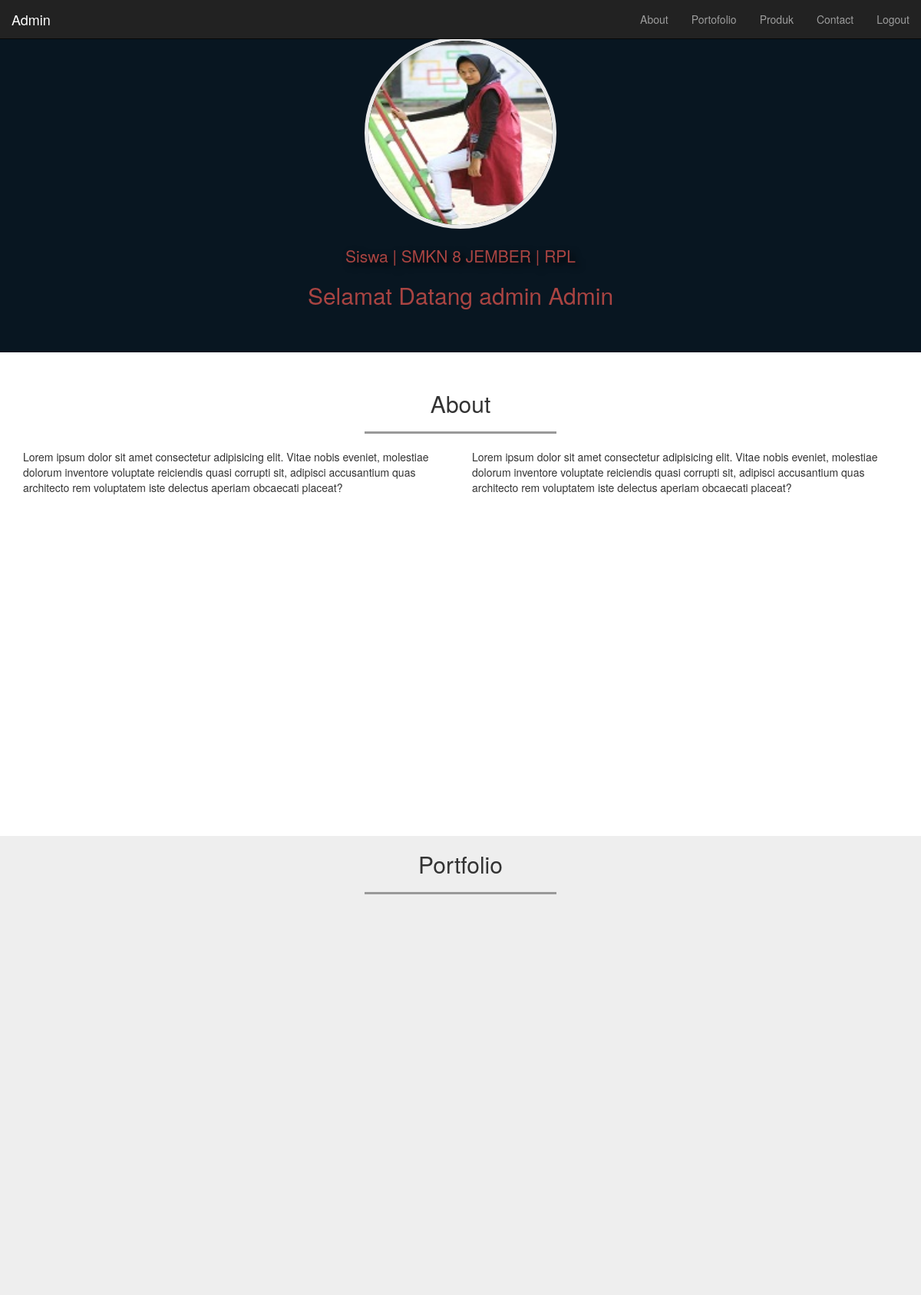
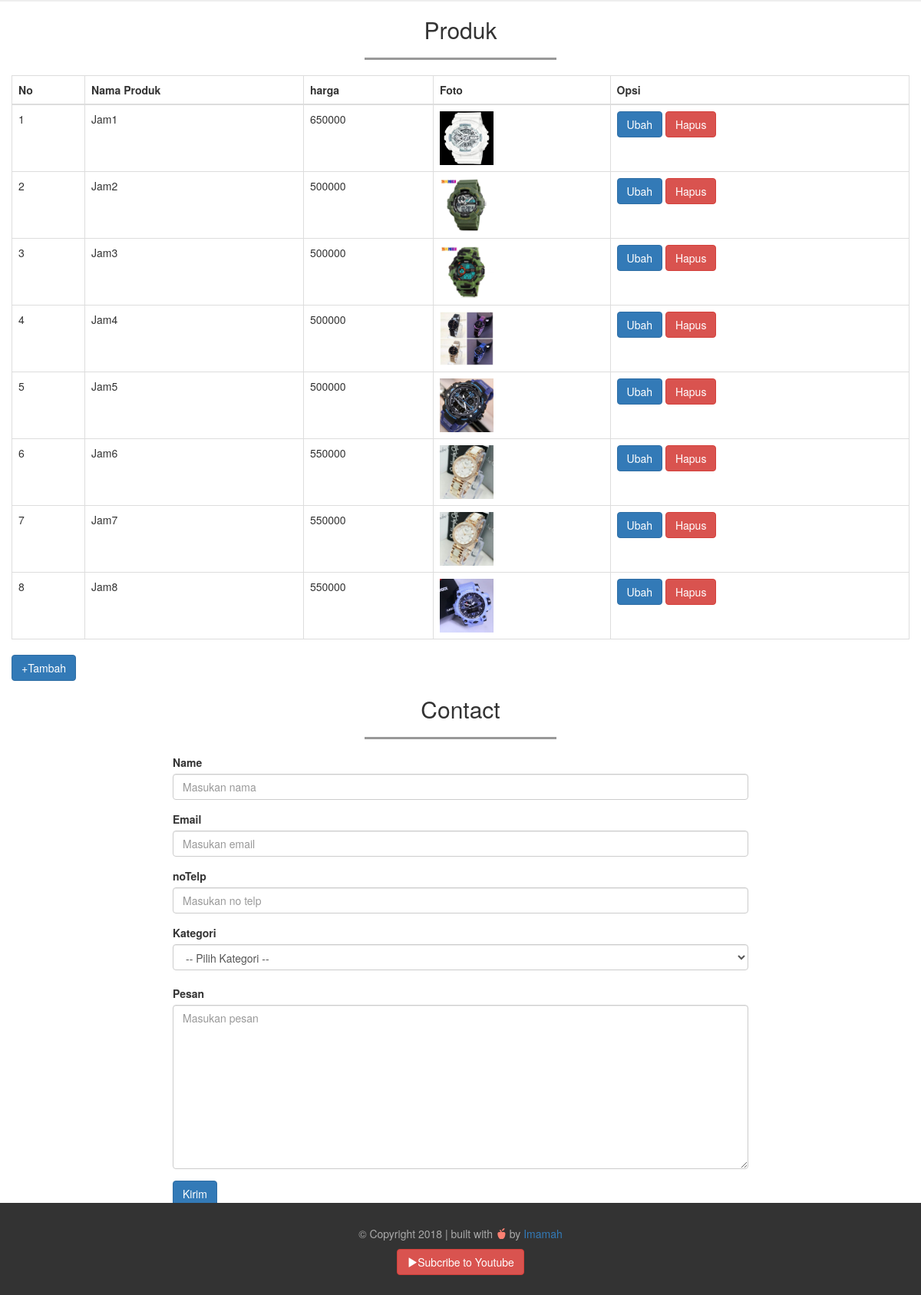
The page /on-admin (signed in) on the database its author committed (2 pictures, top to bottom).
### tables this page shows
CREATE TABLE `users` (
  `id_user` int(10) UNSIGNED NOT NULL,
  `nama` varchar(200) NOT NULL,
  `username` varchar(200) NOT NULL,
  `password` text NOT NULL,
  `level_user` varchar(150) NOT NULL DEFAULT 'member',
  `foto_profil` varchar(100) NOT NULL DEFAULT 'admin.jpg'
);

CREATE TABLE `produk` (
  `id_produk` int(11) UNSIGNED NOT NULL,
  `nama_produk` varchar(100) NOT NULL,
  `harga_produk` int(100) NOT NULL,
  `gambar_produk` varchar(100) NOT NULL,
  PRIMARY KEY(`id_produk`)
);

### on-admin/index.php (the view, shortened to what this page needs)
<?php
require '../config.php';
$ambil = $dbconnect->query('SELECT * FROM users');
$pecah = $ambil->fetch_assoc();
?>
<!DOCTYPE html>
<html lang="en" id="home">
<head>
  <link href="../assets/css/bootstrap.min.css" rel="stylesheet">
  <link rel="stylesheet" href="../assets/css/admin.css">
</head>
<body>
  <nav class="navbar navbar-inverse navbar-fixed-top">
    <div class="container-fluid">
      <div class="navbar-header">
        <a href="#home" class="navbar-brand page-scroll"><?= $pecah['nama']; ?></a>
      </div>
      <div class="collapse navbar-collapse" id="bs-example-navbar-collapse-1">
        <ul class="nav navbar-nav navbar-right">
          <li><a href="#about" class="page-scroll">About</a></li>
          <li><a href="#portfolio" class="page-scroll">Portofolio</a></li>
          <li><a href="#produk" class="page-scroll">Produk</a></li>
          <li><a href="#Contact" class="page-scroll">Contact</a></li>
          <li><a href="../logout.php">Logout</a></li>
        </ul>
      </div>
    </div>
  </nav>
  <div class="jumbotron text-center">
    <img src="./assets/img/fotoProfil.jpeg" class="img-circle" width="250">
    <p class="text-danger">Siswa | SMKN 8 JEMBER | RPL</p>
    <h2 class="text-danger">Selamat Datang admin <?= $_SESSION['nama']; ?></h2>
  </div>
  <section class="about" id="about">
    <about>
      <div class="container">
        <div class="row">
          <div class="col-sm-12">
            <h2 class="text-center">About</h2>
            <hr>
          </div>
        </div>
        <div class="row">
          <div class="col-sm-6">
            <p>Lorem ipsum dolor sit amet consectetur adipisicing elit. Vitae nobis eveniet, molestiae dolorum inventore voluptate reiciendis quasi corrupti sit, adipisci accusantium quas architecto rem voluptatem iste delectus aperiam obcaecati placeat?</p>
          </div>
          <div class="col-sm-6">
            <p>Lorem ipsum dolor sit amet consectetur adipisicing elit. Vitae nobis eveniet, molestiae dolorum inventore voluptate reiciendis quasi corrupti sit, adipisci accusantium quas architecto rem voluptatem iste delectus aperiam obcaecati placeat?</p>
          </div>
        </div>
      </div>
    </about>
  </section>
  <section class="portfolio" id="portfolio">
    <div class="container">
      <div class="row">
        <div class="col-sm-12 text-center">
          <h2>Portfolio</h2>
          <hr>
        </div>
      </div>
      <div class="row">
        <?php $sql = $dbconnect->query('SELECT * FROM produk') ?>
        <?php while($row= $sql->fetch_assoc()): ?>
        <div class="col-sm-3">
        </div>
      </div>
  <?php endwhile; ?>
  </section>
  <section class="produk" id="produk">
    <about>
      <div class="container">
        <div class="row">
          <div class="col-sm-12">
            <h2 class="text-center">Produk</h2>
            <hr>
          </div>
        </div>
        <div class="row">
          <table class="table table-bordered">
            <thead>
                <th>No</th>
                <th>Nama Produk</th>
                <th>harga</th>
                <th>Foto</th>
                <th>Opsi</th>
            </thead>
            <tbody>
              <?php $query = mysqli_query($dbconnect, 'SELECT * FROM produk'); ?>
              <?php $nomor = 1; ?>
              <?php while ($row = mysqli_fetch_assoc($query)) : ?>
                <tr>
                  <td><?= $nomor ?></td>
                  <td><?= $row['nama_produk']; ?></td>
                  <td><?= $row['harga_produk'] ?></td>
                  <td>
                    <img src="../foto_produk/<?= $row['gambar_produk'] ?>" width="70">
                  </td>
                  <td>
                      <a href="ubah_produk.php?id=<?= $row['id_produk'] ?>" class="btn btn-primary">Ubah</a>
                      <a href="hapus_produk.php?id=<?= $row['id_produk'] ?>" class="btn btn-danger">Hapus</a>
                  </td>
                </tr>
                <?php $nomor++; ?>
              <?php endwhile; ?>
            </tbody>
          </table>
          <a href="tambah_produk.php" class="btn btn-primary">&plus;Tambah</a>
        </div>
      </div>
    </about>
  </section>
  <section class="Contact" id="Contact">
    <div class="container">
      <div class="row">
        <div class="col-sm-12 text-center">
          <h2>Contact</h2>
          <hr>
        </div>
      </div>
      <div class="row">
        <div class="col-sm-8 col-sm-offset-2">
          <form>
            <div class="form-group">
              <label for="nama">Name</label>
              <input type="text" id="nama" class="form-control" placeholder="Masukan nama">
            </div>
            <div class="form-group">
              <label for="email">Email</label>
              <input type="email" id="email" class="form-control" placeholder="Masukan email">
            </div>
            <div class="form-group">
              <label for="telp">noTelp</label>
              <input type="telp" id="telp" class="form-control" placeholder="Masukan no telp">
            </div>
            <label for="kategori">Kategori</label>
            <select class="form-control">
              <option>-- Pilih Kategori --</option>
            </select>
            <br>
            <div class="form-group">
              <label for="pesan">Pesan</label>
              <textarea class="form-control" rows="10" placeholder="Masukan pesan"></textarea>
            </div>
            <button type="submit" class="btn btn-primary">Kirim</button>
          </form>
        </div>
      </div>
    </div>
  </section>
  <footer>
    <div class="container text-center">
      <div class="row">
        <div class="col-sm-12">
          <p>&copy; Copyright 2018 | built with <i class="glyphicon glyphicon-apple"></i> by <a href="">Imamah</a></p>
        </div>
      </div>
      <div class="row">
        <div class="col-sm-12">
          <a href="http://youtube.com" class="btn btn-danger"><i class="glyphicon glyphicon-play"></i>Subcribe to Youtube</a>
        </div>
      </div>
    </div>
  </footer>
</body>
</html>

### assets/css/admin.css (style rules this page uses)
html { position:relative; }
.jumbotron { background-image: url('../pictures/bg.jpg'); background-attachment: fixed; background-size: cover; background-repeat: no-repeat; background-position: 0 -150px; color: #eaeaea; overflow: hidden; }
.jumbotron img { border:5px solid #eaeaea; text-shadow: 5px 4px 10px rgba(0,0,0,1); }
.jumbotron h1 , .jumbotron p { text-shadow: 5px 4px 10px rgba(0,0,0,1); }
hr { width:250px; border-top:3px solid #999; }
section { min-height:600px; }
.portfolio { background-color:#eee; }
.Contact { min-height: 800px; }
footer { position: absolute; bottom: 0; height:120px; width:100%; background-color:#333; padding-top: 30px; }
footer p { color:#aaa; font-size:1em; }
footer p i { color: salmon; }

### rows shown on the page
users: nama "Admin"
produk: nama_produk "Jam1", harga_produk "650000", gambar_produk (picture)
produk: nama_produk "Jam2", harga_produk "500000", gambar_produk (picture)
produk: nama_produk "Jam3", harga_produk "500000", gambar_produk (picture)
produk: nama_produk "Jam4", harga_produk "500000", gambar_produk (picture)
produk: nama_produk "Jam5", harga_produk "500000", gambar_produk (picture)
produk: nama_produk "Jam6", harga_produk "550000", gambar_produk (picture)
produk: nama_produk "Jam7", harga_produk "550000", gambar_produk (picture)
produk: nama_produk "Jam8", harga_produk "550000", gambar_produk (picture)

### other values the page prints
$_SESSION['nama'] "Admin"
